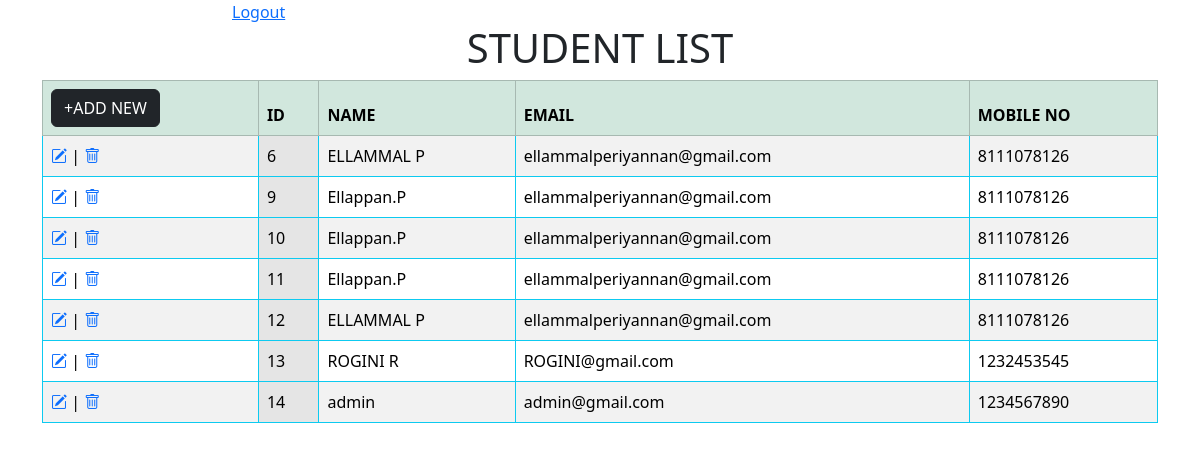
Page /show/ (signed in) on the committed database.
### dapp/models.py (models this page shows)
class student(models.Model):
    name=models.CharField(max_length=30)
    email=models.EmailField(max_length=50)
    mobile=models.BigIntegerField()

### dapp/views.py (the view)
# urls.py: path('show/', views.show, name='show'),
@login_required(login_url='/login')
def show(request):
    data = student.objects.all()
    return render(request, 'showpage.html', {'list': data})

### dapp/templates/showpage.html (shortened to what this page needs)
<!DOCTYPE html>
<html lang="en">
<head>
    <link href="https://cdn.jsdelivr.net/npm/bootstrap@5.3.7/dist/css/bootstrap.min.css" rel="stylesheet">
    <link rel="stylesheet" href="https://cdn.jsdelivr.net/npm/bootstrap-icons@1.10.5/font/bootstrap-icons.css">
</head>
<body>
    <div class="container">
        <div class="row">
            <div class="col-md-2">
            </div>
            <div class="col-md-2">
                <a href="/logout">Logout</a>
            </div>
        </div>
        <h1 class="text-center">STUDENT LIST</h1>
        <table class="table table-striped table-bordered border-info table-hover table-responsive">
                <thead class="table-success">
                    <tr>
                        <th><a class="btn btn-dark" href="/">+ADD NEW</a></th>
                       <th>ID</th>
                        <th>NAME</th>
                        <th>EMAIL</th>
                        <th>MOBILE NO</th>
                    </tr>
                </thead>
            {% for row in list %}
                <tr>
                    <td>
                        <a href="/edit/{{row.id}}"><i class="bi bi-pencil-square"></i></a> |
                        <a href="/delete/{{row.id}}" onclick="return confirm('are you sure to delete?..')"><i class="bi bi-trash"></i></a>
                    </td>
                    <td class="table-active">{{row.id}}</td>
                    <td>{{row.name}}</td>
                    <td>{{row.email}}</td>
                    <td>{{row.mobile}}</td>
                </tr>
            {% endfor %}
    </table>
    </div>
</body>
</html>

### rows in the picture
student: id "6", name "ELLAMMAL P", email "ellammalperiyannan@gmail.com", mobile "8111078126"
student: id "9", name "Ellappan.P", email "ellammalperiyannan@gmail.com", mobile "8111078126"
student: id "10", name "Ellappan.P", email "ellammalperiyannan@gmail.com", mobile "8111078126"
student: id "11", name "Ellappan.P", email "ellammalperiyannan@gmail.com", mobile "8111078126"
student: id "12", name "ELLAMMAL P", email "ellammalperiyannan@gmail.com", mobile "8111078126"
student: id "13", name "ROGINI R", email "ROGINI@gmail.com", mobile "1232453545"
student: id "14", name "admin", email "admin@gmail.com", mobile "1234567890"
